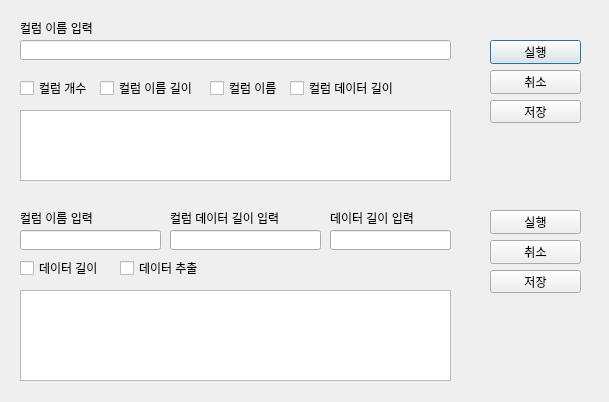
<?xml version="1.0" encoding="UTF-8"?>
<ui version="4.0">
 <class>Dialog</class>
 <widget class="QDialog" name="Dialog">
  <property name="geometry">
   <rect>
    <x>0</x>
    <y>0</y>
    <width>609</width>
    <height>402</height>
   </rect>
  </property>
  <property name="windowTitle">
   <string>Dialog</string>
  </property>
  <widget class="QCheckBox" name="checkBox">
   <property name="geometry">
    <rect>
     <x>20</x>
     <y>80</y>
     <width>81</width>
     <height>16</height>
    </rect>
   </property>
   <property name="text">
    <string>컬럼 개수</string>
   </property>
  </widget>
  <widget class="QCheckBox" name="checkBox_2">
   <property name="geometry">
    <rect>
     <x>100</x>
     <y>80</y>
     <width>111</width>
     <height>16</height>
    </rect>
   </property>
   <property name="text">
    <string>컬럼 이름 길이</string>
   </property>
  </widget>
  <widget class="QCheckBox" name="checkBox_3">
   <property name="geometry">
    <rect>
     <x>210</x>
     <y>80</y>
     <width>101</width>
     <height>16</height>
    </rect>
   </property>
   <property name="text">
    <string>컬럼 이름</string>
   </property>
  </widget>
  <widget class="QCheckBox" name="checkBox_4">
   <property name="geometry">
    <rect>
     <x>290</x>
     <y>80</y>
     <width>131</width>
     <height>16</height>
    </rect>
   </property>
   <property name="text">
    <string>컬럼 데이터 길이</string>
   </property>
  </widget>
  <widget class="QCheckBox" name="checkBox_5">
   <property name="geometry">
    <rect>
     <x>20</x>
     <y>260</y>
     <width>81</width>
     <height>16</height>
    </rect>
   </property>
   <property name="text">
    <string>데이터 길이</string>
   </property>
  </widget>
  <widget class="QCheckBox" name="checkBox_6">
   <property name="geometry">
    <rect>
     <x>120</x>
     <y>260</y>
     <width>81</width>
     <height>16</height>
    </rect>
   </property>
   <property name="text">
    <string>데이터 추출</string>
   </property>
  </widget>
  <widget class="QLineEdit" name="lineEdit">
   <property name="geometry">
    <rect>
     <x>20</x>
     <y>230</y>
     <width>141</width>
     <height>20</height>
    </rect>
   </property>
  </widget>
  <widget class="QLineEdit" name="lineEdit_2">
   <property name="geometry">
    <rect>
     <x>170</x>
     <y>230</y>
     <width>151</width>
     <height>20</height>
    </rect>
   </property>
  </widget>
  <widget class="QPlainTextEdit" name="plainTextEdit">
   <property name="geometry">
    <rect>
     <x>20</x>
     <y>110</y>
     <width>431</width>
     <height>71</height>
    </rect>
   </property>
  </widget>
  <widget class="QPlainTextEdit" name="plainTextEdit_2">
   <property name="geometry">
    <rect>
     <x>20</x>
     <y>290</y>
     <width>431</width>
     <height>91</height>
    </rect>
   </property>
  </widget>
  <widget class="QLabel" name="label">
   <property name="geometry">
    <rect>
     <x>20</x>
     <y>210</y>
     <width>111</width>
     <height>16</height>
    </rect>
   </property>
   <property name="text">
    <string>컬럼 이름 입력</string>
   </property>
  </widget>
  <widget class="QLabel" name="label_2">
   <property name="geometry">
    <rect>
     <x>170</x>
     <y>210</y>
     <width>131</width>
     <height>16</height>
    </rect>
   </property>
   <property name="text">
    <string>컬럼 데이터 길이 입력</string>
   </property>
  </widget>
  <widget class="QLabel" name="label_3">
   <property name="geometry">
    <rect>
     <x>330</x>
     <y>210</y>
     <width>131</width>
     <height>16</height>
    </rect>
   </property>
   <property name="text">
    <string>데이터 길이 입력</string>
   </property>
  </widget>
  <widget class="QLineEdit" name="lineEdit_3">
   <property name="geometry">
    <rect>
     <x>330</x>
     <y>230</y>
     <width>121</width>
     <height>20</height>
    </rect>
   </property>
  </widget>
  <widget class="QLineEdit" name="lineEdit_4">
   <property name="geometry">
    <rect>
     <x>20</x>
     <y>40</y>
     <width>431</width>
     <height>20</height>
    </rect>
   </property>
  </widget>
  <widget class="QWidget" name="verticalLayoutWidget">
   <property name="geometry">
    <rect>
     <x>490</x>
     <y>40</y>
     <width>91</width>
     <height>83</height>
    </rect>
   </property>
   <layout class="QVBoxLayout" name="verticalLayout">
    <item>
     <widget class="QPushButton" name="pushButton">
      <property name="text">
       <string>실행</string>
      </property>
     </widget>
    </item>
    <item>
     <widget class="QPushButton" name="pushButton_2">
      <property name="text">
       <string>취소</string>
      </property>
     </widget>
    </item>
    <item>
     <widget class="QPushButton" name="pushButton_3">
      <property name="text">
       <string>저장</string>
      </property>
     </widget>
    </item>
   </layout>
  </widget>
  <widget class="QLabel" name="label_4">
   <property name="geometry">
    <rect>
     <x>20</x>
     <y>20</y>
     <width>111</width>
     <height>16</height>
    </rect>
   </property>
   <property name="text">
    <string>컬럼 이름 입력</string>
   </property>
  </widget>
  <widget class="QWidget" name="verticalLayoutWidget_2">
   <property name="geometry">
    <rect>
     <x>490</x>
     <y>210</y>
     <width>91</width>
     <height>83</height>
    </rect>
   </property>
   <layout class="QVBoxLayout" name="verticalLayout_2">
    <item>
     <widget class="QPushButton" name="pushButton_4">
      <property name="text">
       <string>실행</string>
      </property>
     </widget>
    </item>
    <item>
     <widget class="QPushButton" name="pushButton_5">
      <property name="text">
       <string>취소</string>
      </property>
     </widget>
    </item>
    <item>
     <widget class="QPushButton" name="pushButton_6">
      <property name="text">
       <string>저장</string>
      </property>
     </widget>
    </item>
   </layout>
  </widget>
 </widget>
 <resources/>
 <connections>
  <connection>
   <sender>pushButton</sender>
   <signal>clicked()</signal>
   <receiver>Dialog</receiver>
   <slot>start()</slot>
   <hints>
    <hint type="sourcelabel">
     <x>540</x>
     <y>58</y>
    </hint>
    <hint type="destinationlabel">
     <x>554</x>
     <y>140</y>
    </hint>
   </hints>
  </connection>
  <connection>
   <sender>pushButton_2</sender>
   <signal>clicked()</signal>
   <receiver>Dialog</receiver>
   <slot>end()</slot>
   <hints>
    <hint type="sourcelabel">
     <x>516</x>
     <y>80</y>
    </hint>
    <hint type="destinationlabel">
     <x>557</x>
     <y>179</y>
    </hint>
   </hints>
  </connection>
  <connection>
   <sender>pushButton_3</sender>
   <signal>clicked()</signal>
   <receiver>Dialog</receiver>
   <slot>save()</slot>
   <hints>
    <hint type="sourcelabel">
     <x>500</x>
     <y>106</y>
    </hint>
    <hint type="destinationlabel">
     <x>554</x>
     <y>221</y>
    </hint>
   </hints>
  </connection>
  <connection>
   <sender>checkBox</sender>
   <signal>clicked()</signal>
   <receiver>Dialog</receiver>
   <slot>set_opt()</slot>
   <hints>
    <hint type="sourcelabel">
     <x>44</x>
     <y>88</y>
    </hint>
    <hint type="destinationlabel">
     <x>56</x>
     <y>98</y>
    </hint>
   </hints>
  </connection>
  <connection>
   <sender>checkBox_2</sender>
   <signal>clicked()</signal>
   <receiver>Dialog</receiver>
   <slot>set_opt()</slot>
   <hints>
    <hint type="sourcelabel">
     <x>161</x>
     <y>86</y>
    </hint>
    <hint type="destinationlabel">
     <x>140</x>
     <y>66</y>
    </hint>
   </hints>
  </connection>
  <connection>
   <sender>checkBox_3</sender>
   <signal>clicked()</signal>
   <receiver>Dialog</receiver>
   <slot>set_opt()</slot>
   <hints>
    <hint type="sourcelabel">
     <x>250</x>
     <y>84</y>
    </hint>
    <hint type="destinationlabel">
     <x>249</x>
     <y>104</y>
    </hint>
   </hints>
  </connection>
  <connection>
   <sender>checkBox_4</sender>
   <signal>clicked()</signal>
   <receiver>Dialog</receiver>
   <slot>set_opt()</slot>
   <hints>
    <hint type="sourcelabel">
     <x>341</x>
     <y>82</y>
    </hint>
    <hint type="destinationlabel">
     <x>450</x>
     <y>74</y>
    </hint>
   </hints>
  </connection>
  <connection>
   <sender>pushButton_4</sender>
   <signal>clicked()</signal>
   <receiver>Dialog</receiver>
   <slot>start2()</slot>
   <hints>
    <hint type="sourcelabel">
     <x>495</x>
     <y>232</y>
    </hint>
    <hint type="destinationlabel">
     <x>530</x>
     <y>298</y>
    </hint>
   </hints>
  </connection>
  <connection>
   <sender>pushButton_5</sender>
   <signal>clicked()</signal>
   <receiver>Dialog</receiver>
   <slot>end2()</slot>
   <hints>
    <hint type="sourcelabel">
     <x>511</x>
     <y>250</y>
    </hint>
    <hint type="destinationlabel">
     <x>486</x>
     <y>337</y>
    </hint>
   </hints>
  </connection>
  <connection>
   <sender>pushButton_6</sender>
   <signal>clicked()</signal>
   <receiver>Dialog</receiver>
   <slot>save2()</slot>
   <hints>
    <hint type="sourcelabel">
     <x>499</x>
     <y>284</y>
    </hint>
    <hint type="destinationlabel">
     <x>540</x>
     <y>342</y>
    </hint>
   </hints>
  </connection>
  <connection>
   <sender>checkBox_5</sender>
   <signal>clicked()</signal>
   <receiver>Dialog</receiver>
   <slot>set_opt2()</slot>
   <hints>
    <hint type="sourcelabel">
     <x>90</x>
     <y>266</y>
    </hint>
    <hint type="destinationlabel">
     <x>114</x>
     <y>260</y>
    </hint>
   </hints>
  </connection>
  <connection>
   <sender>checkBox_6</sender>
   <signal>clicked()</signal>
   <receiver>Dialog</receiver>
   <slot>set_opt2()</slot>
   <hints>
    <hint type="sourcelabel">
     <x>194</x>
     <y>266</y>
    </hint>
    <hint type="destinationlabel">
     <x>239</x>
     <y>264</y>
    </hint>
   </hints>
  </connection>
 </connections>
 <slots>
  <slot>start()</slot>
  <slot>end()</slot>
  <slot>save()</slot>
  <slot>set_opt()</slot>
  <slot>start2()</slot>
  <slot>end2()</slot>
  <slot>set_opt2()</slot>
  <slot>save2()</slot>
 </slots>
</ui>
